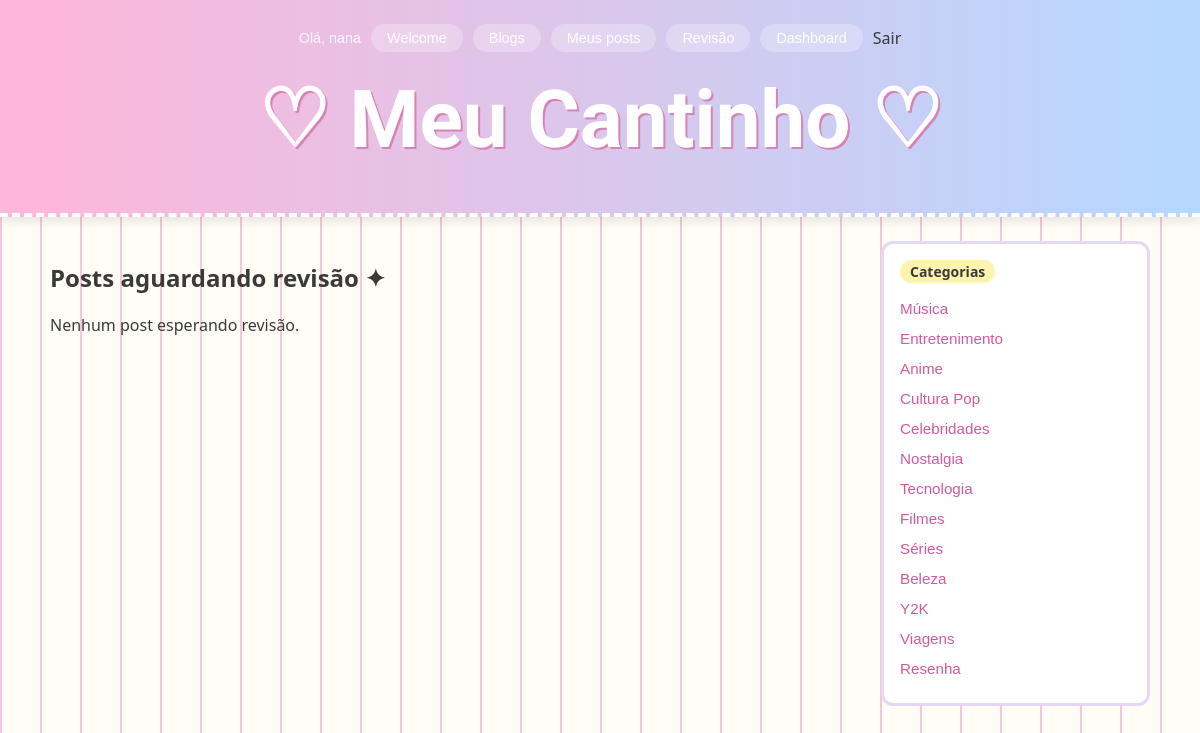
The app's page /revisao/ (signed in) with its own data.
### blog/models.py (models this page shows, shortened)
class Categoria(models.Model):
    nome = models.CharField(max_length=100)
    slug = models.SlugField(max_length=120, unique=True, blank=True)

### blog/views.py (the view)
# urls.py: path('revisao/', views.revisao, name='revisao'),
@login_required
def revisao(request):
    blogs_ids = Membro.objects.filter(
        usuario=request.user,
        papel__in=[Membro.Papel.DONO, Membro.Papel.EDITOR],
    ).values_list('blog_id', flat=True)
    posts = Post.objects.filter(
        blog_id__in=blogs_ids, status=Post.Status.EM_REVISAO
    ).order_by('criado_em')
    return render(request, 'blog/revisao.html', {'posts': posts})

### blog/context_processors.py (called while the page is built)
def sidebar_data(request):
    posts_recentes = Post.objects.filter(
        status=Post.Status.PUBLICADO
    ).order_by('-criado_em')[:5]
    posts_mais_comentados = Post.objects.filter(
        status=Post.Status.PUBLICADO
    ).annotate(
        num_comentarios=Count('comentarios')
    ).order_by('-num_comentarios')[:5]
    categorias = Categoria.objects.all()
    total_posts = Post.objects.filter(status=Post.Status.PUBLICADO).count()
    return {
        'sidebar_posts_recentes': posts_recentes,
        'sidebar_posts_comentados': posts_mais_comentados,
        'sidebar_categorias': categorias,
        'sidebar_total_posts': total_posts,
    }

### blog/templates/blog/revisao.html
{% extends 'blog/base.html' %}
{% block content %}
    <h2>Posts aguardando revisão ✦</h2>
    {% for post in posts %}
        <article>
            <h3>{{ post.titulo }}</h3>
            <p>Blog: {{ post.blog.nome }} · por {{ post.autor.username }}</p>
            <p>{{ post.conteudo|truncatewords:40 }}</p>
            <form method="post" action="{% url 'avancar_status' post.slug %}">
                {% csrf_token %}
                <input type="hidden" name="next" value="revisao">
                <button type="submit">Aprovar e publicar</button>
            </form>
        </article>
    {% empty %}
        <p>Nenhum post esperando revisão.</p>
    {% endfor %}
{% endblock %}

### blog/templates/blog/base.html (shortened to what this page needs)
<!DOCTYPE html>
<html lang="pt-br">
<head>
    {% load static %}
    <link rel="stylesheet" href="{% static 'blog/style.css' %}">
</head>
<body>
    <header>
        <nav>
            {% if user.is_authenticated %}
                <span class="saudacao">Olá, {{ user.username }}</span>
                <a href="{% url 'welcome' %}">Welcome</a>
                <a href="{% url 'lista_blogs' %}">Blogs</a>
                <a href="{% url 'meus_posts' %}">Meus posts</a>
                <a href="{% url 'revisao' %}">Revisão</a>
                <a href="{% url 'dashboard' %}">Dashboard</a>
                <form method="post" action="{% url 'logout' %}" style="display:inline">
                    <button type="submit" class="btn-sair">Sair</button>
                </form>
            {% else %}
                <a href="{% url 'welcome' %}">Welcome</a>
                <a href="{% url 'lista_blogs' %}">Blogs</a>
                <a href="{% url 'login' %}">Entrar</a>
            {% endif %}
        </nav>
        <h1><a href="{% url 'lista_posts' %}">♡ Meu Cantinho ♡</a></h1>
    </header>
    <main class="layout">
        <div class="conteudo">
            {% block content %}{% endblock %}
        </div>
        <aside class="sidebar">
            <div class="widget">
                <h3>Categorias</h3>
                <ul>
                    {% for cat in sidebar_categorias %}
                        <li><a href="{% url 'posts_por_categoria' cat.id %}">{{ cat.nome }}</a></li>
                    {% endfor %}
                </ul>
            </div>

### blog/static/blog/style.css (style rules this page uses)
body { margin: 0; font-family: 'Quicksand', sans-serif; background: linear-gradient(180deg, #cdeffd 0%, #f9dfe8 50%, #e8d5f7 100%); background-attachment: fixed; color: #4a3b52; }
header { background: linear-gradient(90deg, #ffb6d9, #b5d8ff); padding: 24px; text-align: center; border-bottom: 4px dashed #ffffff; box-shadow: 0 4px 10px rgba(0,0,0,0.1); }
header h1 a { color: #ffffff; text-decoration: none; font-family: "Henny Penny", system-ui; font-size: 5rem; text-shadow: 2px 2px 0 #d982b5; }
main { max-width: 700px; margin: 30px auto; padding: 0 20px; }
button { background: #ff9dc4; color: white; border: none; padding: 10px 20px; border-radius: 20px; cursor: pointer; font-weight: bold; }
:root { --cor-fundo: #FFFDF5; --cor-rosa: #F7C6D9; --cor-amarelo: #FFF3B0; --cor-verde: #C9EFC9; --cor-lilas: #E3D9F7; --cor-texto: #3A3A3A; --borda-fofa: 12px; }
body { background-color: var(--cor-fundo); background-image: repeating-linear-gradient( 90deg, var(--cor-rosa) 0px, var(--cor-rosa) 2px, transparent 2px, transparent 40px ); color: var(--cor-texto); font-family: system-ui, sans-serif; margin: 0; }
header h1 { font-family: "Henny Penny", system-ui; }
.layout { display: grid; grid-template-columns: 3fr 1fr; gap: 24px; max-width: 1100px; margin: 0 auto; padding: 24px; }
.widget { background: #fff; border: 3px solid var(--cor-lilas); border-radius: var(--borda-fofa); padding: 16px; margin-bottom: 16px; }
.widget h3 { margin-top: 0; background: var(--cor-amarelo); display: inline-block; padding: 2px 10px; border-radius: 20px; font-size: 14px; }
nav { display: flex; justify-content: center; align-items: center; gap: 10px; flex-wrap: wrap; margin-bottom: 12px; }
nav a, nav .saudacao { font-family: 'Quicksand', sans-serif; font-size: 0.9rem; color: #ffffff; }
nav a { background: rgba(255, 255, 255, 0.25); padding: 6px 16px; border-radius: 20px; text-decoration: none; transition: background 0.2s ease; }
nav .saudacao { opacity: 0.9; }
.widget ul { list-style: none; padding-left: 0; margin: 0; }
.widget li { margin-bottom: 8px; }
.widget a { font-family: 'Quicksand', sans-serif; color: #d15a9e; text-decoration: none; font-size: 0.95rem; }
.btn-sair { background: none; border: none; color: inherit; font: inherit; cursor: pointer; padding: 0; text-decoration: none; }

### records on screen
Categoria: nome "Música"
Categoria: nome "Entretenimento"
Categoria: nome "Anime"
Categoria: nome "Cultura Pop"
Categoria: nome "Celebridades"
Categoria: nome "Nostalgia"
Categoria: nome "Tecnologia"
Categoria: nome "Filmes"
Categoria: nome "Séries"
Categoria: nome "Beleza"
Categoria: nome "Y2K"
Categoria: nome "Viagens"
Categoria: nome "Resenha"

### other values on screen
{{ user.username }} "nana"
